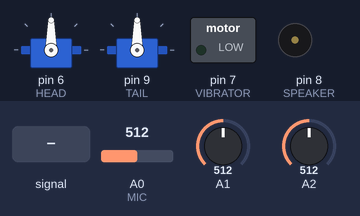
A sketch run on a simulated Arduino Uno, built with avr-gcc and run on an emulated ATmega328P. On the bench: 2 × servo, switched loads named in the sketch (green lamp = pin HIGH), buzzer (waves = sounding). The inputs (shaded band) are chosen by the test bench; at power-on: A0 (MIC) = 512, A2 = 512, A1 = 512.

Above: at 1.2 s.
1.3 s: A0 (MIC) fed a 200 Hz sine of ±81 counts around its level
At 2.9 s:
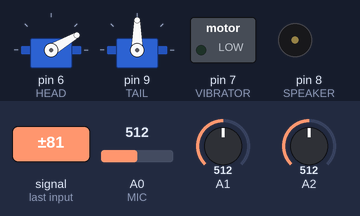
4.3 s: A0 (MIC) set to 716
At 6.2 s:
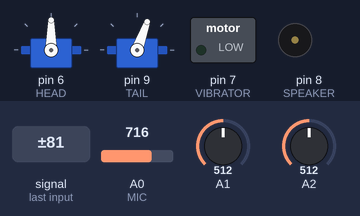
7.3 s: A2 set to 525
At 7.87 s:
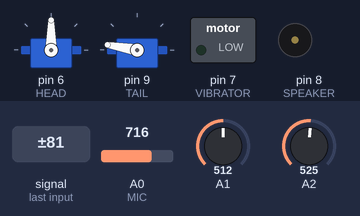
10.3 s: A0 (MIC) fed a 1000 Hz sine of ±255 counts around its level
At 12.1 s:
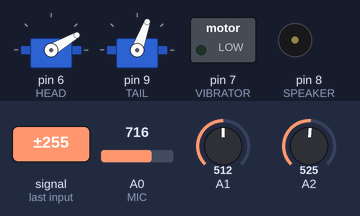
13.3 s: A0 (MIC) set to 900
At 13.77 s:
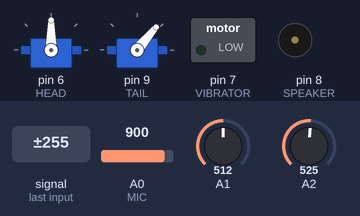
Timing chart, 0 to 16.3 s (numbered marks = the images above; inputs shaded):
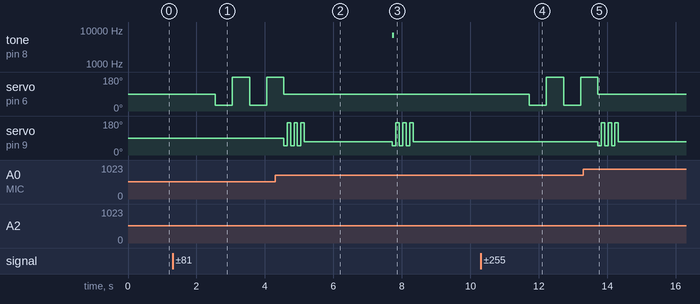

Measured:
- the behaviour switches between 514 and 515 on A2 (found by bisection; images 2 and 3)
- after the input at 1.3 s, servo on pin 6 (HEAD): alternates 180° for 0.50 s and 30° for 0.50 s, starting after 1.3 s
- after the input at 4.3 s, servo on pin 6 (HEAD): goes on until 4.6 s, then stays 90°
- after the input at 7.3 s, tone on pin 8 (SPEAKER): silent → 7030 Hz after 0.43 s, → silent 0.05 s later; servo on pin 9 (TAIL): 70° → 50° after 0.43 s, then repeats every 0.20 s: 170° 0.10 s, 50° 0.10 s, until it stays 70° from 8.3 s
- after the input at 10.3 s, servo on pin 6 (HEAD): alternates 180° for 0.50 s and 30° for 0.50 s, starting after 1.4 s
- after the input at 13.3 s, servo on pin 6 (HEAD): goes on until 13.7 s, then stays 90°
- by itself, servo on pin 9 (TAIL): repeats every 0.20 s: 170° 0.10 s, 50° 0.10 s, until it stays 70° from 5.2 s

The sketch:

puppybot_v1.ino
```cpp
//////////////////////////////////// Initialize Arduino ////////////////////////////////////////////////////////////
// Import Header Files
#include <Servo.h>

// Define Pins
// Outputs First...
int HEAD = 6;      // Head servo pin
int VIBRATOR = 7;  // Vibration motor pin
int SPEAKER = 8;   // Piezo pin
int TAIL = 9;      // Tail servo pin
Servo headSERVO;   // create servo object for the head servo
Servo tailSERVO;   // create servo object for the tail servo

const int sampleWindow = 50; // Sample window width in mS (50 mS = 20Hz)
unsigned int sample;

// Now Inputs...
int MIC = A0;      // Microphone pin
int BODYFLEX = A1; // Body flex sensor pin
int HEADFLEX = A2; // Head flex sensor pin

void setup() {
  Serial.begin(9600);
  headSERVO.attach(HEAD);
  pinMode(VIBRATOR,OUTPUT);
  pinMode(SPEAKER,OUTPUT);
  tailSERVO.attach(TAIL);
}
///////////////////////////////////////////////////////////////////////////////////////////////////////////////////


/////////////////////////////////////// Main Code /////////////////////////////////////////////////////////////////
void loop()  {


  // Check Noise Level
  bool NoiseLevel = micTest();

  // Check For Patting
  bool HeadPat = flexDifference(HEADFLEX, 0.5);


  // Check For Hugging
   bool Hugging = flexDifference(BODYFLEX, 0.3);


  // If Noisy AND Head Pat AND Hugging
  if (NoiseLevel == HIGH && HeadPat == HIGH && Hugging == HIGH) {

  }

  // If Noisy AND Head Pat
  if (NoiseLevel == HIGH && HeadPat == HIGH && Hugging == LOW) {

  }

  // If Head Pat AND Hugging
  if (NoiseLevel == LOW && HeadPat == HIGH && Hugging == HIGH) {

  }

  // If Noisy AND Hugging
  if (NoiseLevel == HIGH && HeadPat == LOW && Hugging == HIGH) {

  }

  // If Noisy
  if (NoiseLevel == HIGH && HeadPat == LOW && Hugging == LOW) {
    headturn();
    headturn();
    servoreset();
    tailswish();
    tailswish();
    tailswish();
    servoreset();
  }

  // If Head Pat
  if (NoiseLevel == LOW && HeadPat == HIGH && Hugging == LOW) {
    bark();
    bark();
    tailswish();
    tailswish();
    tailswish();
    servoreset();
  }

  // If Hugging
  if (NoiseLevel == LOW && HeadPat == LOW && Hugging == HIGH) {
    heartbeat();
    heartbeat();
    heartbeat();
  }
}
///////////////////////////////////////////////////////////////////////////////////////////////////////////////////


////////////////////////////////// User Defined Functions /////////////////////////////////////////////////////////
// Output Functions First...
// Dog Bark Code
void bark() {
  int DurationPerHertz = 50;
  for(int i = 440; i<7040; i+=10){
  tone(SPEAKER,i,DurationPerHertz);
  }
}

// Head turn Code
void headturn() {
  int rightpos = 30;
  int leftpos = 180;
  int delaytime = 500;
  headSERVO.write(rightpos);
  delay(delaytime);
  headSERVO.write(leftpos);
  delay(delaytime);
}

// Tail swish Code
void tailswish() {
  int rightpos = 50;
  int leftpos = 170;
  int delaytime = 100;
  tailSERVO.write(rightpos);
  delay(delaytime);
  tailSERVO.write(leftpos);
  delay(delaytime);
}

// Hertbeat Code
void heartbeat() {
  int spacing = 200;
  digitalWrite(VIBRATOR, HIGH); // LU...
  delay(400);
  digitalWrite(VIBRATOR, LOW);  // ...B
  delay(spacing);
  digitalWrite(VIBRATOR, HIGH); // DU...
  delay(200);
  digitalWrite(VIBRATOR, LOW);  // ...B
  delay(spacing);
}

// Servo Reset Code
void servoreset() {
  int headneutralpos = 90;
  int tailneutralpos = 70;
  headSERVO.write(headneutralpos);
  tailSERVO.write(tailneutralpos);
}


// Now Input Functions...
// Read Audio Loudness Levels from Microphone (And Threshold)
bool micTest() {
       unsigned long startMillis= millis();  // Start of sample window
   unsigned int peakToPeak = 0;   // peak-to-peak level

   unsigned int signalMax = 0;
   unsigned int signalMin = 1024;

   // collect data for 50 mS
   while (millis() - startMillis < sampleWindow)
   {
      sample = analogRead(MIC);
      if (sample < 1024)  // toss out spurious readings
      {
         if (sample > signalMax)
         {
            signalMax = sample;  // save just the max levels
         }
         else if (sample < signalMin)
         {
            signalMin = sample;  // save just the min levels
         }
      }
   }
   peakToPeak = signalMax - signalMin;  // max - min = peak-peak amplitude
   double volts = (peakToPeak * 5.0) / 10;  // convert to volt
   bool k;
   if (volts>1)
   {
        k = HIGH;
   }
   else
   {
        k = LOW;
   }

   return k;
  }

// Read Flex Difference Levels from Flex Sensors (And Threshold)
bool flexDifference(int pin, double threshold) {
  double flexInitial;
  double flexFinal;
  double flexDifference;
  flexInitial = analogRead(pin);
  delay(400);
  flexFinal= analogRead(pin);
  flexDifference = (abs(flexInitial-flexFinal)/(abs(flexInitial+flexFinal)/2) * 100);
   bool n;
  if (flexDifference>threshold)
        n = HIGH;
   else
        n = LOW;
   return n;
}
///////////////////////////////////////////////////////////////////////////////////////////////////////////////////
```
